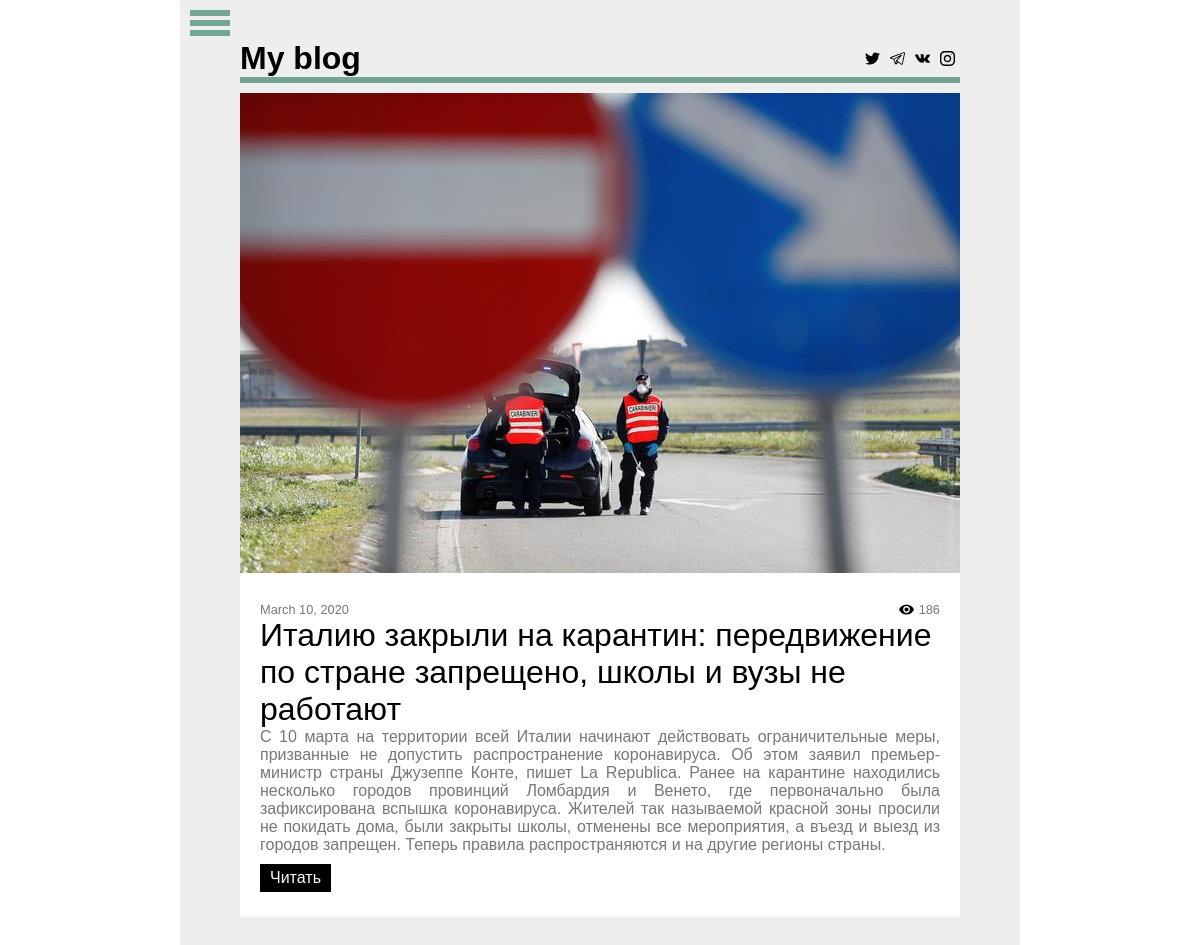
The app's page / (signed in) with its own data.
### news/models.py (models this page shows)
class News(models.Model):
    author = models.ForeignKey(User,on_delete=models.CASCADE,default=0)
    title = models.CharField(max_length=200)
    prev_text = models.TextField(default='')
    text = models.TextField()
    views = models.IntegerField(default=0)
    image = models.ImageField(blank=True,null=True,default=None,upload_to='media/',height_field=None,width_field=None,max_length=100)
    date = models.DateField(auto_now_add=True)

### news/views.py (the view)
# urls.py: path('', views.index, name='index'),
def index(request):
    page_num = 0
    query = list(reversed(get_list_or_404(News)))
    lst = reversed(query[page_num*count: (page_num+1)*count:1])
    context = {'news':lst}
    if not (page_num+1) * count >= len(query):
        context['forward'] = page_num + 1
    return render(request, 'index.html', context)

### news/templates/index.html (shortened to what this page needs)
{% extends 'base.html' %}
{% block body %}
    <div class="news">
        {% for news_item in news reversed %}
            <div class="news_item">
                <img src="http://127.0.0.1:8000/media/{{ news_item.image }}">
                <div class="info_item">
                    <div class="info">
                        <div class="date">{{ news_item.date }}</div>
                        <div class="views">{{ news_item.views }}</div>
                    </div>
                    <a href="{% url 'news:details' news_item.id %}" class="title">{{ news_item.title }}</a>
                    <p class="prev_text">{{ news_item.prev_text }}</p>
                    <a class="btn" href="{% url 'news:details' news_item.id %}">Читать</a>
                </div>
            </div>
        {% endfor %}
    </div>
{% endblock %}

### static/css/main.css (style rules this page uses)
* { margin: 0; padding: 0; box-sizing: border-box; font-family: Franklin Gothic, Arial, sans-serif; }
a { text-decoration: none; }
.news { display: flex; flex-direction: column; }
.news_item { background-color: #fff; margin-bottom: 10px; }
.news_item img { width: 100%; }
.prev_text, .text { color: #777; margin-bottom: 10px; text-align: justify; }
.info_item { padding: 25px 20px; }
.info { display: flex; justify-content: space-between; }
a.title { margin: 0; color: black; font-size: 2em; transition: 0.3s; }
.date { font-size: 0.8em; color: #777; }
.views { padding-left: 20px; background: url('/static/img/icons/eye.svg') no-repeat; font-size: 0.8em; color: #777; }
.btn { cursor: pointer; display: inline-block; background-color: #000; color: white; padding: 5px 10px; transition: 0.3s; }

### records on screen
News: image (picture), date "March 10, 2020", views "186", title "Италию закрыли на карантин: передвижение по стране запрещено, школы и вузы не работают", prev_text "С 10 марта на территории всей Италии начинают действовать ограничительные меры, призванные не допустить распространение коронавируса. Об этом заявил премьер-министр страны Джузеппе Конте, пишет La Republica. Ранее на карантине находились несколько городов провинций Ломбардия и Венето, где первоначально была зафиксирована вспышка коронавируса. Жителей так называемой красной зоны просили не покидать дома, были закрыты школы, отменены все мероприятия, а въезд и выезд из городов запрещен. Теперь правила распространяются и на другие регионы страны."
